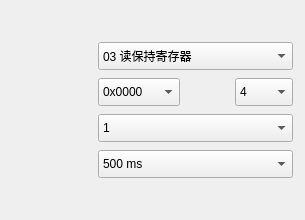
<?xml version="1.0" encoding="UTF-8"?>
<ui version="4.0">
 <class>ModbusSetWidget</class>
 <widget class="QWidget" name="ModbusSetWidget">
  <property name="geometry">
   <rect>
    <x>0</x>
    <y>0</y>
    <width>305</width>
    <height>196</height>
   </rect>
  </property>
  <property name="windowTitle">
   <string>Form</string>
  </property>
  <layout class="QVBoxLayout" name="verticalLayout">
   <property name="spacing">
    <number>10</number>
   </property>
   <property name="leftMargin">
    <number>12</number>
   </property>
   <property name="topMargin">
    <number>12</number>
   </property>
   <property name="rightMargin">
    <number>12</number>
   </property>
   <property name="bottomMargin">
    <number>12</number>
   </property>
   <item>
    <layout class="QHBoxLayout" name="horizontalLayout_3">
     <property name="spacing">
      <number>6</number>
     </property>
     <item>
      <widget class="QLabel" name="labelTitleBar">
       <property name="minimumSize">
        <size>
         <width>3</width>
         <height>14</height>
        </size>
       </property>
       <property name="maximumSize">
        <size>
         <width>3</width>
         <height>14</height>
        </size>
       </property>
       <property name="text">
        <string/>
       </property>
      </widget>
     </item>
     <item>
      <widget class="QLabel" name="labelTitle">
       <property name="text">
        <string/>
       </property>
      </widget>
     </item>
     <item>
      <spacer name="horizontalSpacer">
       <property name="orientation">
        <enum>Qt::Orientation::Horizontal</enum>
       </property>
       <property name="sizeHint" stdset="0">
        <size>
         <width>40</width>
         <height>20</height>
        </size>
       </property>
      </spacer>
     </item>
    </layout>
   </item>
   <item>
    <layout class="QGridLayout" name="gridLayout" columnstretch="2,5">
     <property name="horizontalSpacing">
      <number>8</number>
     </property>
     <property name="verticalSpacing">
      <number>8</number>
     </property>
     <item row="0" column="0">
      <widget class="QLabel" name="labelFuncCode">
       <property name="text">
        <string/>
       </property>
       <property name="role" stdset="0">
        <string>fieldLabel</string>
       </property>
      </widget>
     </item>
     <item row="0" column="1">
      <widget class="QComboBox" name="comboBoxFuncCode">
       <property name="minimumSize">
        <size>
         <width>0</width>
         <height>28</height>
        </size>
       </property>
       <item>
        <property name="text">
         <string>03 读保持寄存器</string>
        </property>
       </item>
       <item>
        <property name="text">
         <string>04 读输入寄存器</string>
        </property>
       </item>
       <item>
        <property name="text">
         <string>01 读线圈</string>
        </property>
       </item>
       <item>
        <property name="text">
         <string>02 读离散输入</string>
        </property>
       </item>
      </widget>
     </item>
     <item row="1" column="0">
      <widget class="QLabel" name="labelStartAddr">
       <property name="text">
        <string/>
       </property>
       <property name="role" stdset="0">
        <string>fieldLabel</string>
       </property>
      </widget>
     </item>
     <item row="1" column="1">
      <layout class="QHBoxLayout" name="horizontalLayout_addr">
       <property name="spacing">
        <number>8</number>
       </property>
       <item>
        <widget class="QComboBox" name="comboBoxStartAddr">
         <property name="minimumSize">
          <size>
           <width>82</width>
           <height>28</height>
          </size>
         </property>
         <item>
          <property name="text">
           <string>0x0000</string>
          </property>
         </item>
         <item>
          <property name="text">
           <string>0x0001</string>
          </property>
         </item>
         <item>
          <property name="text">
           <string>0x0002</string>
          </property>
         </item>
         <item>
          <property name="text">
           <string>0x0003</string>
          </property>
         </item>
        </widget>
       </item>
       <item>
        <widget class="QLabel" name="labelQuantity">
         <property name="text">
          <string/>
         </property>
         <property name="role" stdset="0">
          <string>fieldLabel</string>
         </property>
        </widget>
       </item>
       <item>
        <widget class="QComboBox" name="comboBoxQuantity">
         <property name="minimumSize">
          <size>
           <width>58</width>
           <height>28</height>
          </size>
         </property>
         <property name="currentIndex">
          <number>2</number>
         </property>
         <item>
          <property name="text">
           <string>1</string>
          </property>
         </item>
         <item>
          <property name="text">
           <string>2</string>
          </property>
         </item>
         <item>
          <property name="text">
           <string>4</string>
          </property>
         </item>
         <item>
          <property name="text">
           <string>8</string>
          </property>
         </item>
        </widget>
       </item>
      </layout>
     </item>
     <item row="2" column="0">
      <widget class="QLabel" name="labelSlaveId">
       <property name="text">
        <string/>
       </property>
       <property name="role" stdset="0">
        <string>fieldLabel</string>
       </property>
      </widget>
     </item>
     <item row="2" column="1">
      <widget class="QComboBox" name="comboBoxSlaveId">
       <property name="minimumSize">
        <size>
         <width>0</width>
         <height>28</height>
        </size>
       </property>
       <item>
        <property name="text">
         <string>1</string>
        </property>
       </item>
       <item>
        <property name="text">
         <string>2</string>
        </property>
       </item>
       <item>
        <property name="text">
         <string>3</string>
        </property>
       </item>
       <item>
        <property name="text">
         <string>4</string>
        </property>
       </item>
       <item>
        <property name="text">
         <string>5</string>
        </property>
       </item>
       <item>
        <property name="text">
         <string>6</string>
        </property>
       </item>
       <item>
        <property name="text">
         <string>7</string>
        </property>
       </item>
       <item>
        <property name="text">
         <string>8</string>
        </property>
       </item>
       <item>
        <property name="text">
         <string>9</string>
        </property>
       </item>
       <item>
        <property name="text">
         <string>10</string>
        </property>
       </item>
       <item>
        <property name="text">
         <string>11</string>
        </property>
       </item>
       <item>
        <property name="text">
         <string>12</string>
        </property>
       </item>
       <item>
        <property name="text">
         <string>13</string>
        </property>
       </item>
       <item>
        <property name="text">
         <string>14</string>
        </property>
       </item>
       <item>
        <property name="text">
         <string>15</string>
        </property>
       </item>
       <item>
        <property name="text">
         <string>16</string>
        </property>
       </item>
      </widget>
     </item>
     <item row="3" column="0">
      <widget class="QLabel" name="labelInterval">
       <property name="text">
        <string/>
       </property>
       <property name="role" stdset="0">
        <string>fieldLabel</string>
       </property>
      </widget>
     </item>
     <item row="3" column="1">
      <widget class="QComboBox" name="comboBoxInterval">
       <property name="minimumSize">
        <size>
         <width>0</width>
         <height>28</height>
        </size>
       </property>
       <property name="currentIndex">
        <number>2</number>
       </property>
       <item>
        <property name="text">
         <string>100 ms</string>
        </property>
       </item>
       <item>
        <property name="text">
         <string>200 ms</string>
        </property>
       </item>
       <item>
        <property name="text">
         <string>500 ms</string>
        </property>
       </item>
       <item>
        <property name="text">
         <string>1000 ms</string>
        </property>
       </item>
       <item>
        <property name="text">
         <string>2000 ms</string>
        </property>
       </item>
      </widget>
     </item>
    </layout>
   </item>
   <item>
    <layout class="QHBoxLayout" name="horizontalLayout_2">
     <item>
      <widget class="QLabel" name="labelTip">
       <property name="text">
        <string/>
       </property>
       <property name="role" stdset="0">
        <string>tip</string>
       </property>
      </widget>
     </item>
     <item>
      <spacer name="horizontalSpacer_2">
       <property name="orientation">
        <enum>Qt::Orientation::Horizontal</enum>
       </property>
       <property name="sizeHint" stdset="0">
        <size>
         <width>40</width>
         <height>20</height>
        </size>
       </property>
      </spacer>
     </item>
    </layout>
   </item>
   <item>
    <spacer name="verticalSpacer">
     <property name="orientation">
      <enum>Qt::Orientation::Vertical</enum>
     </property>
     <property name="sizeHint" stdset="0">
      <size>
       <width>20</width>
       <height>20</height>
      </size>
     </property>
    </spacer>
   </item>
  </layout>
 </widget>
 <resources/>
 <connections/>
</ui>
